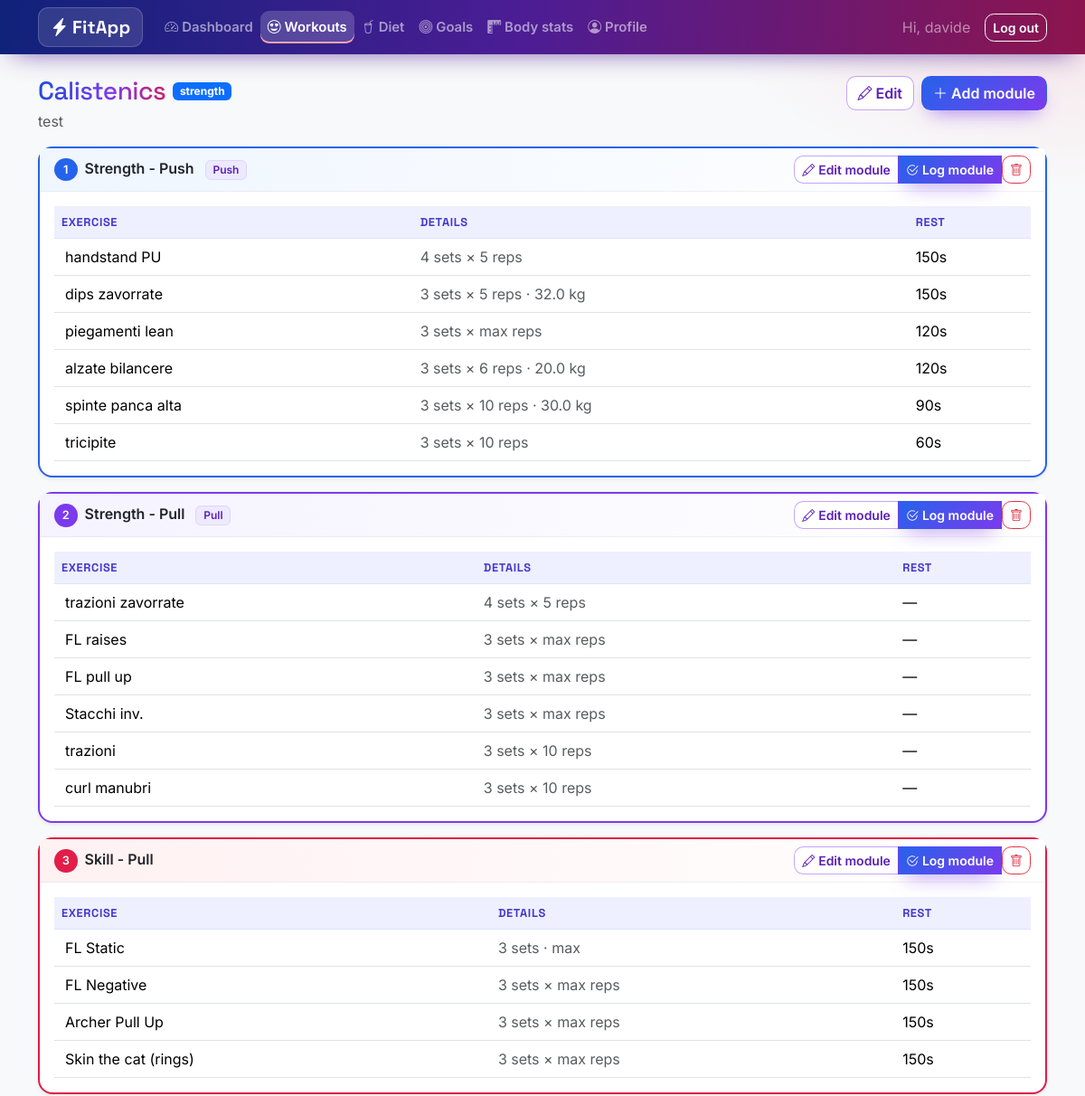
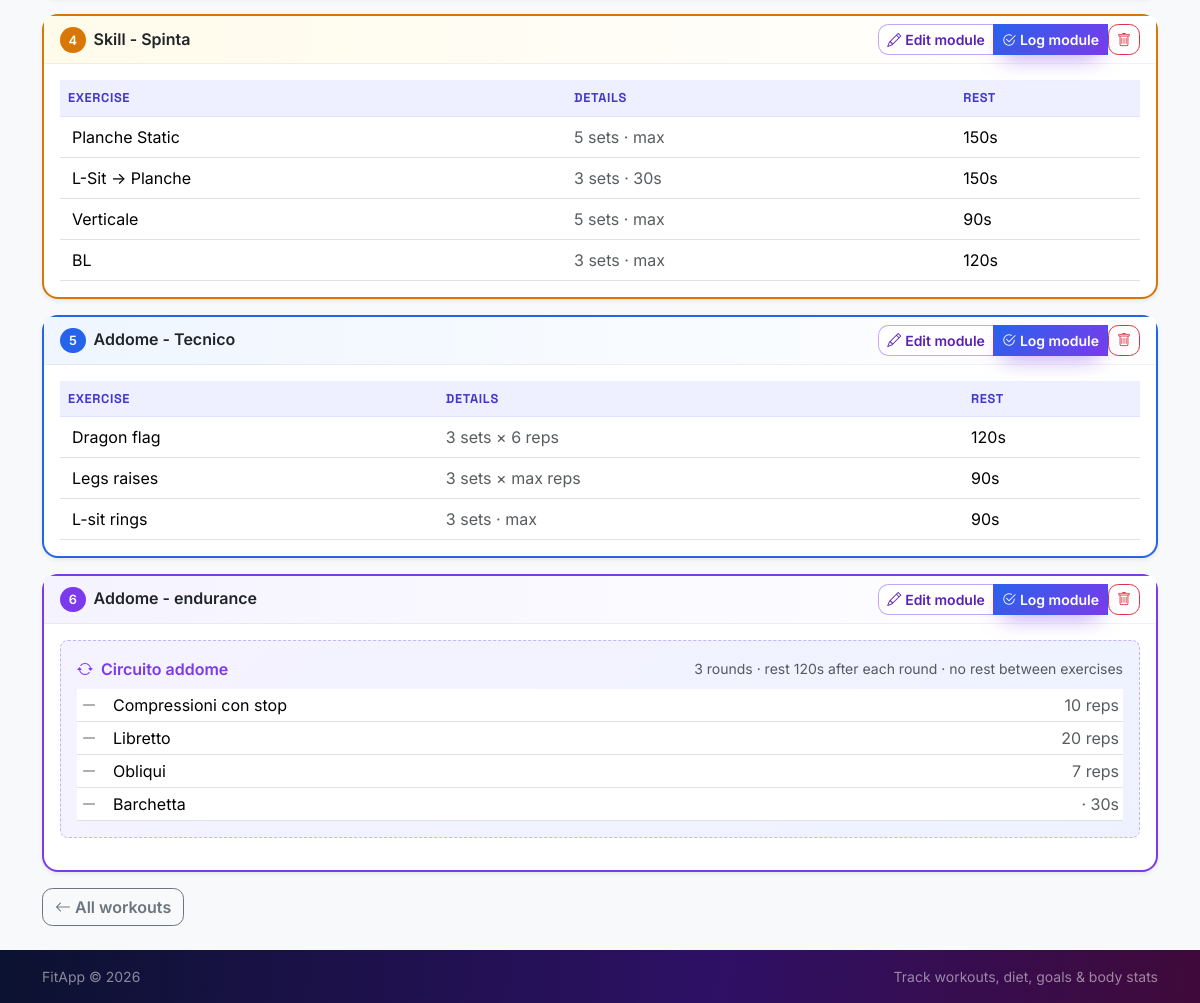
The app's page /workouts/1 (signed in) with its own data (2 pictures, top to bottom).
### tables this page shows
CREATE TABLE users (
    id            INTEGER PRIMARY KEY AUTOINCREMENT,
    username      TEXT UNIQUE NOT NULL,
    email         TEXT UNIQUE NOT NULL,
    password_hash TEXT NOT NULL,
    height_cm     REAL,
    birth_date    TEXT,
    sex           TEXT,
    created_at    TEXT NOT NULL DEFAULT (datetime('now'))
);

CREATE TABLE workouts (
    id           INTEGER PRIMARY KEY AUTOINCREMENT,
    user_id      INTEGER NOT NULL REFERENCES users (id) ON DELETE CASCADE,
    name         TEXT NOT NULL,
    workout_type TEXT NOT NULL CHECK (workout_type IN ('strength', 'cardio', 'hybrid')),
    notes        TEXT,
    created_at   TEXT NOT NULL DEFAULT (datetime('now'))
);

CREATE TABLE workout_days (
    id         INTEGER PRIMARY KEY AUTOINCREMENT,
    workout_id INTEGER NOT NULL REFERENCES workouts (id) ON DELETE CASCADE,
    position   INTEGER NOT NULL DEFAULT 0,
    name       TEXT NOT NULL,
    focus      TEXT,
    notes      TEXT
);

CREATE TABLE day_exercises (
    id            INTEGER PRIMARY KEY AUTOINCREMENT,
    workout_day_id INTEGER NOT NULL REFERENCES workout_days (id) ON DELETE CASCADE,
    circuit_id    INTEGER REFERENCES circuits (id) ON DELETE CASCADE,
    position      INTEGER NOT NULL DEFAULT 0,
    kind          TEXT NOT NULL CHECK (kind IN ('strength', 'cardio')),
    name          TEXT NOT NULL,
    sets          INTEGER,
    reps          INTEGER,
    metric        TEXT CHECK (metric IN ('weight', 'duration')),
    weight_kg     REAL,
    duration_sec  INTEGER,
    duration_min  REAL,
    distance_km   REAL,
    rest_sec      INTEGER,
    notes         TEXT
);

CREATE TABLE circuits (
    id            INTEGER PRIMARY KEY AUTOINCREMENT,
    workout_day_id INTEGER NOT NULL REFERENCES workout_days (id) ON DELETE CASCADE,
    position      INTEGER NOT NULL DEFAULT 0,
    label         TEXT NOT NULL,
    rounds        INTEGER NOT NULL DEFAULT 3,
    rest_sec      INTEGER NOT NULL DEFAULT 60
);

### fitapp/routes/workouts.py (the view)
@bp.route("/<int:workout_id>")
@login_required
def detail(workout_id):
    workout = _get_workout(workout_id)
    db = get_db()
    days = db.execute(
        "SELECT * FROM workout_days WHERE workout_id = ? ORDER BY position, id", (workout_id,)
    ).fetchall()
    circuits = db.execute(
        """SELECT c.* FROM circuits c
           JOIN workout_days d ON d.id = c.workout_day_id
           WHERE d.workout_id = ? ORDER BY c.position, c.id""",
        (workout_id,),
    ).fetchall()
    exercises = db.execute(
        """SELECT e.* FROM day_exercises e
           JOIN workout_days d ON d.id = e.workout_day_id
           WHERE d.workout_id = ? ORDER BY e.position, e.id""",
        (workout_id,),
    ).fetchall()
    last_performed = dict(
        db.execute(
            """SELECT s.workout_day_id, MAX(s.performed_date) FROM workout_sessions s
               JOIN workout_days d ON d.id = s.workout_day_id
               WHERE d.workout_id = ? GROUP BY s.workout_day_id""",
            (workout_id,),
        ).fetchall()
    )
    circuits_by_day, members_by_circuit, standalone_by_day = {}, {}, {}
    for circuit in circuits:
        circuits_by_day.setdefault(circuit["workout_day_id"], []).append(circuit)
    for ex in exercises:
        if ex["circuit_id"] is None:
            standalone_by_day.setdefault(ex["workout_day_id"], []).append(ex)
        else:
            members_by_circuit.setdefault(ex["circuit_id"], []).append(ex)
    return render_template(
        "workouts/detail.html",
        workout=workout,
        days=days,
        circuits_by_day=circuits_by_day,
        members_by_circuit=members_by_circuit,
        standalone_by_day=standalone_by_day,
        last_performed=last_performed,
    )

### fitapp/__init__.py (called while the page is built)
def create_app(config_overrides=None):
    app = Flask(__name__, instance_relative_config=True)
    Path(app.instance_path).mkdir(parents=True, exist_ok=True)
    app.config.from_mapping(
        SECRET_KEY=os.environ.get("FITAPP_SECRET_KEY", "dev-secret-change-me"),
        DATABASE=os.path.join(app.instance_path, "fitapp.db"),
    )
    if config_overrides:
        app.config.update(config_overrides)
    db.init_app(app)
    app.register_blueprint(auth_bp)
    app.register_blueprint(dashboard_bp)
    app.register_blueprint(profile_bp)
    app.register_blueprint(workouts_bp)
    app.register_blueprint(diets_bp)
    app.register_blueprint(goals_bp)
    app.register_blueprint(stats_bp)
    with app.app_context():
        db.init_db()
    @app.context_processor
    def inject_year():
        return {"now_year": dt.date.today().year}
    return app

### fitapp/auth.py (called while the page is built)
def load_current_user():
    user_id = session.get("user_id")
    if user_id is None:
        g.user = None
    else:
        g.user = get_db().execute(
            "SELECT * FROM users WHERE id = ?", (user_id,)
        ).fetchone()
    return g.user

def login_required(view):
    @wraps(view)
    def wrapped(*args, **kwargs):
        if load_current_user() is None:
            flash("Please log in to access this page.", "warning")
            return redirect(url_for("auth.login", next=request.path))
        return view(*args, **kwargs)
    return wrapped

@bp.before_app_request
def _load_user():
    load_current_user()

### fitapp/db.py (called while the page is built)
def get_db():
    if "db" not in g:
        g.db = sqlite3.connect(
            current_app.config["DATABASE"],
            detect_types=sqlite3.PARSE_DECLTYPES,
        )
        g.db.row_factory = sqlite3.Row
        g.db.execute("PRAGMA foreign_keys = ON")
    return g.db

### fitapp/routes/workouts.py (called while the page is built)
def _get_workout(workout_id):
    workout = get_db().execute(
        "SELECT * FROM workouts WHERE id = ? AND user_id = ?",
        (workout_id, g.user["id"]),
    ).fetchone()
    if workout is None:
        abort(404)
    return workout

### fitapp/templates/workouts/detail.html (shortened to what this page needs)
{% extends "base.html" %}
{% block content %}
<div class="d-flex flex-wrap justify-content-between align-items-start mb-3 gap-2">
  <div>
    <div class="d-flex align-items-center gap-2">
      <h1 class="h3 mb-0">{{ workout['name'] }}</h1>
      <span class="badge
        {% if workout['workout_type'] == 'strength' %}text-bg-primary
        {% elif workout['workout_type'] == 'cardio' %}text-bg-danger
        {% else %}text-bg-dark{% endif %}">{{ workout['workout_type'] }}</span>
    </div>
    {% if workout['notes'] %}<p class="text-muted mb-0 mt-1">{{ workout['notes'] }}</p>{% endif %}
  </div>
  <div class="d-flex gap-2">
    <a class="btn btn-outline-success" href="{{ url_for('workouts.edit', workout_id=workout['id']) }}">
      <i class="bi bi-pencil me-1"></i>Edit
    </a>
    <a class="btn btn-success" href="{{ url_for('workouts.day_new', workout_id=workout['id']) }}">
      <i class="bi bi-plus-lg me-1"></i>Add module
    </a>
  </div>
</div>
{% set palette = ['blue', 'violet', 'rose', 'amber'] %}
{% for day in days %}
<div class="card shadow-sm mb-3 day-card day-{{ palette[loop.index0 % 4] }}">
  <div class="card-header d-flex flex-wrap justify-content-between align-items-center gap-2">
    <div>
      <span class="fw-semibold">
        <span class="day-index">{{ loop.index }}</span>{{ day['name'] }}
      </span>
      {% if day['focus'] %}<span class="badge text-bg-light border ms-2">{{ day['focus'] }}</span>{% endif %}
    </div>
    <div class="btn-group">
      <a class="btn btn-sm btn-outline-success" href="{{ url_for('workouts.day_edit', workout_id=workout['id'], day_id=day['id']) }}">
        <i class="bi bi-pencil me-1"></i>Edit module
      </a>
      <a class="btn btn-sm btn-success" href="{{ url_for('workouts.log_day', workout_id=workout['id'], day_id=day['id']) }}">
        <i class="bi bi-check2-circle me-1"></i>Log module
      </a>
      <form class="d-inline" action="{{ url_for('workouts.day_delete', workout_id=workout['id'], day_id=day['id']) }}"
            method="post" onsubmit="return confirm('Delete this workout-module?');">
        <button class="btn btn-sm btn-outline-danger" type="submit"><i class="bi bi-trash"></i></button>
      </form>
    </div>
  </div>
  <div class="card-body">
    {% set circuits = circuits_by_day.get(day['id'], []) %}
    {% set standalone = standalone_by_day.get(day['id'], []) %}
    {% for circuit in circuits %}
    <div class="circuit-block rounded-3 p-3 mb-3">
      <div class="d-flex justify-content-between align-items-center mb-2">
        <span class="fw-semibold text-violet"><i class="bi bi-arrow-repeat me-2"></i>{{ circuit['label'] }}</span>
        <span class="small text-muted">
          {{ circuit['rounds'] }} round{{ 's' if circuit['rounds'] != 1 }}
          &middot; rest {{ circuit['rest_sec'] }}s after each round &middot; no rest between exercises
        </span>
      </div>
      <table class="table table-sm align-middle mb-0">
        <tbody>
          {% for e in members_by_circuit.get(circuit['id'], []) %}
          <tr>
            <td style="width: 2rem;"><i class="bi bi-dash-lg text-muted"></i></td>
            <td>{{ e['name'] }}</td>
            <td class="text-end text-muted">
              {% if e['reps'] %}{% if e['reps'] == 'max' %}max reps{% else %}{{ e['reps'] }} reps{% endif %}{% endif %}
              {% if e['duration_sec'] %}&middot; {% if e['duration_sec'] == 'max' %}max{% else %}{{ e['duration_sec'] }}s{% endif %}{% endif %}
            </td>
          </tr>
          {% endfor %}
        </tbody>
      </table>
    </div>
    {% endfor %}
    {% if standalone %}
    <table class="table align-middle mb-0">
      <thead class="table-light">
        <tr>
          <th>Exercise</th>
          <th>Details</th>
          <th>Rest</th>
        </tr>
      </thead>
      <tbody>
        {% for e in standalone %}
        <tr>
          <td>
            {% if e['kind'] == 'cardio' %}
            <i class="bi bi-activity text-rose me-1"></i>{{ e['name'] }}
            {% else %}
            {{ e['name'] }}
            {% endif %}
          </td>
          <td class="text-muted">
            {% if e['kind'] == 'cardio' %}
              {% if e['duration_min'] == 'max' %}max{% else %}{{ e['duration_min'] }} min{% endif %}{% if e['distance_km'] %} &middot; {{ e['distance_km'] }} km{% endif %}
            {% else %}
              {% if e['sets'] %}{{ e['sets'] }} sets{% endif %}
              {% if e['reps'] %} &times; {% if e['reps'] == 'max' %}max reps{% else %}{{ e['reps'] }} reps{% endif %}{% endif %}
              {% if e['weight_kg'] is not none %} &middot; {% if e['weight_kg'] == 'max' %}max{% else %}{{ e['weight_kg'] }} kg{% endif %}{% endif %}
              {% if e['duration_sec'] %} &middot; {% if e['duration_sec'] == 'max' %}max{% else %}{{ e['duration_sec'] }}s{% endif %}{% endif %}
            {% endif %}
          </td>
          <td>{{ e['rest_sec'] ~ 's' if e['rest_sec'] is not none else '—' }}</td>
        </tr>
        {% endfor %}
      </tbody>
    </table>
    {% endif %}
  </div>
</div>
{% endfor %}
<div class="mt-3">
  <a class="btn btn-outline-secondary" href="{{ url_for('workouts.index') }}">
    <i class="bi bi-arrow-left me-1"></i>All workouts
  </a>
</div>
{% endblock %}

### fitapp/templates/base.html (shortened to what this page needs)
<!doctype html>
<html lang="en" data-bs-theme="light">
<head>
  <link href="https://cdn.jsdelivr.net/npm/bootstrap@5.3.3/dist/css/bootstrap.min.css" rel="stylesheet">
  <link href="https://cdn.jsdelivr.net/npm/bootstrap-icons@1.11.3/font/bootstrap-icons.min.css" rel="stylesheet">
  <link href="{{ url_for('static', filename='css/style.css') }}" rel="stylesheet">
</head>
<body class="d-flex flex-column min-vh-100 bg-light">
<nav class="navbar navbar-expand-lg navbar-dark navbar-fitapp sticky-top">
  <div class="container">
    <a class="navbar-brand fw-bold" href="{{ url_for('dashboard.index') }}">
      <i class="bi bi-lightning-charge-fill me-1"></i>FitApp
    </a>
    <div class="collapse navbar-collapse" id="mainNav">
      {% if g.user %}
      <ul class="navbar-nav me-auto">
        <li class="nav-item"><a class="nav-link {% if request.endpoint == 'dashboard.index' %}active{% endif %}"
           href="{{ url_for('dashboard.index') }}"><i class="bi bi-speedometer2 me-1"></i>Dashboard</a></li>
        <li class="nav-item"><a class="nav-link {% if request.endpoint and request.endpoint.startswith('workouts.') %}active{% endif %}"
           href="{{ url_for('workouts.index') }}"><i class="bi bi-emoji-heart-eyes me-1"></i>Workouts</a></li>
        <li class="nav-item"><a class="nav-link {% if request.endpoint and request.endpoint.startswith('diets.') %}active{% endif %}"
           href="{{ url_for('diets.index') }}"><i class="bi bi-cup-straw me-1"></i>Diet</a></li>
        <li class="nav-item"><a class="nav-link {% if request.endpoint and request.endpoint.startswith('goals.') %}active{% endif %}"
           href="{{ url_for('goals.index') }}"><i class="bi bi-bullseye me-1"></i>Goals</a></li>
        <li class="nav-item"><a class="nav-link {% if request.endpoint and request.endpoint.startswith('stats.') %}active{% endif %}"
           href="{{ url_for('stats.index') }}"><i class="bi bi-rulers me-1"></i>Body stats</a></li>
        <li class="nav-item"><a class="nav-link {% if request.endpoint and request.endpoint.startswith('profile.') %}active{% endif %}"
           href="{{ url_for('profile.index') }}"><i class="bi bi-person-circle me-1"></i>Profile</a></li>
      </ul>
      <div class="d-flex align-items-center">
        <span class="navbar-text me-3 text-white-50">Hi, {{ g.user['username'] }}</span>
        <form action="{{ url_for('auth.logout') }}" method="post" class="m-0">
          <button class="btn btn-outline-light btn-sm" type="submit">Log out</button>
        </form>
      </div>
      {% endif %}
    </div>
  </div>
</nav>
<main class="container py-4 flex-grow-1">
  {% block content %}{% endblock %}
</main>
<footer class="bg-dark text-white-50 py-3 mt-auto">
  <div class="container small d-flex justify-content-between">
    <span>FitApp &copy; {{ now_year if now_year else '2026' }}</span>
    <span>Track workouts, diet, goals &amp; body stats</span>
  </div>
</footer>
</body>
</html>

### records on screen
users: user.username "davide"
workouts: workout_type "strength", notes "test"
workout_days: name "Strength - Push", focus "Push"
day_exercises: name "handstand PU", sets "4", reps "5", rest_sec "150s"
day_exercises: name "dips zavorrate", sets "3", reps "5", weight_kg "32.0", rest_sec "150s"
day_exercises: name "piegamenti lean", sets "3", reps "max reps", rest_sec "120s"
day_exercises: name "alzate bilancere", sets "3", reps "6", weight_kg "20.0", rest_sec "120s"
day_exercises: name "spinte panca alta", sets "3", reps "10", weight_kg "30.0", rest_sec "90s"
day_exercises: name "tricipite", sets "3", reps "10", rest_sec "60s"
workout_days: name "Strength - Pull", focus "Pull"
day_exercises: name "trazioni zavorrate", sets "4", reps "5", rest_sec "—"
day_exercises: name "FL raises", sets "3", reps "max reps", rest_sec "—"
day_exercises: name "FL pull up", sets "3", reps "max reps", rest_sec "—"
day_exercises: name "Stacchi inv.", sets "3", reps "max reps", rest_sec "—"
day_exercises: name "trazioni", sets "3", reps "10", rest_sec "—"
day_exercises: name "curl manubri", sets "3", reps "10", rest_sec "—"
workout_days: name "Skill - Pull"
day_exercises: name "FL Static", sets "3", duration_sec "max", rest_sec "150s"
day_exercises: name "FL Negative", sets "3", reps "max reps", rest_sec "150s"
day_exercises: name "Archer Pull Up", sets "3", reps "max reps", rest_sec "150s"
day_exercises: name "Skin the cat (rings)", sets "3", reps "max reps", rest_sec "150s"
workout_days: name "Skill - Spinta"
day_exercises: name "Planche Static", sets "5", duration_sec "max", rest_sec "150s"
day_exercises: name "L-Sit -> Planche", sets "3", duration_sec "30", rest_sec "150s"
day_exercises: name "Verticale", sets "5", duration_sec "max", rest_sec "90s"
day_exercises: name "BL", sets "3", duration_sec "max", rest_sec "120s"
workout_days: name "Addome - Tecnico"
day_exercises: name "Dragon flag", sets "3", reps "6", rest_sec "120s"
day_exercises: name "Legs raises", sets "3", reps "max reps", rest_sec "90s"
day_exercises: name "L-sit rings", sets "3", duration_sec "max", rest_sec "90s"
workout_days: name "Addome - endurance"
circuits: label "Circuito addome", rounds "3", rounds "s", rest_sec "120"
day_exercises: name "Compressioni con stop", reps "10"
day_exercises: name "Libretto", reps "20"
day_exercises: name "Obliqui", reps "7"
day_exercises: name "Barchetta", duration_sec "30"
